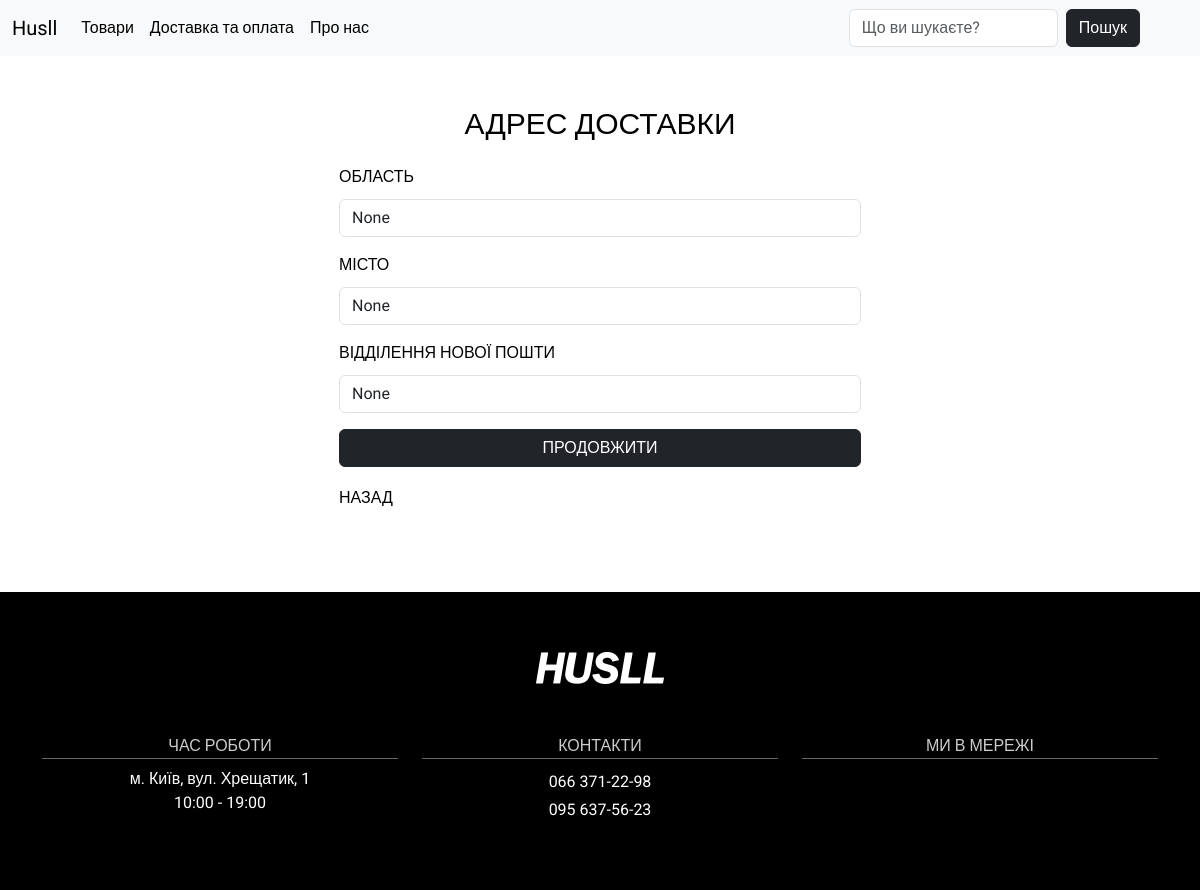
The page /user_adress/ (signed in) on the database its author committed.
### main/models.py (models this page shows, shortened)
class CustomUser(AbstractBaseUser, PermissionsMixin):
    email = models.EmailField(unique=True)
    first_name = models.CharField(max_length=30)
    last_name = models.CharField(max_length=30)
    phone = PhoneNumberField(unique=True)
    is_active = models.BooleanField(default=True)
    is_staff = models.BooleanField(default=False)
    region = models.CharField(max_length=100, null=True)
    city = models.CharField(max_length=100, null=True)
    new_post = models.CharField(max_length=100, null=True)
    objects = CustomUserManager()
    USERNAME_FIELD = 'email'
    REQUIRED_FIELDS = ['first_name', 'last_name', 'phone']
    groups = models.ManyToManyField(
        'auth.Group',
        related_name='custom_users',
        blank=True,
        verbose_name='groups',
        help_text='The groups this user belongs to. A user will get all permissions granted to each of their groups.',
    )
    user_permissions = models.ManyToManyField(
        'auth.Permission',
        related_name='custom_users_permissions',
        blank=True,
        verbose_name='user permissions',
        help_text='Specific permissions for this user.',
    )
    class Meta:
        verbose_name = 'Користувачі'
        verbose_name_plural = 'Користувачі'

### main/views.py (the view)
# urls.py: path('user_adress/', views.update_address, name='adress'),
def update_address(request):
    if request.method == 'POST':
        form = UpdateAddresForm(request.POST, instance=request.user)
        if form.is_valid():
            form.save()
            messages.success(request, 'Адресу успішно оновлено.')
            return redirect('profile')
        else:
            messages.error(request, 'Будь ласка, виправте помилки в формі.')
    else:
        form = UpdateAddresForm(instance=request.user)
    return render(request, 'main/adress.html', {'form': form})

### main/forms.py
class UpdateAddresForm(forms.ModelForm):
    class Meta:
        model = CustomUser
        fields = ['region', 'city', 'new_post']

### main/templates/main/adress.html (shortened to what this page needs)
{% extends 'main/base.html' %}
{% load static %}
{% block content %}
    <section class="user-profile">
        <div class="container">
            <div class="row justify-content-center">
                <div class="col-md-6">
                    <h4 class="user-title">АДРЕС ДОСТАВКИ</h4>
                    <div class="container">
                        <div class="user-data">
                            <form method="POST">
                                <div class="mb-3">
                                    <label for="region">ОБЛАСТЬ</label>
                                    <input type="text" class="form-control" id="regionInput" name="region" value="{{ user.region }}" required>
                                </div>
                                <div class="mb-3">
                                    <label for="city">МІСТО</label>
                                    <input type="text" class="form-control" id="cityInput" name="city" value="{{ user.city }}" required>
                                </div>
                                <div class="mb-3">
                                    <label for="new_post">ВІДДІЛЕННЯ НОВОЇ ПОШТИ</label>
                                    <input type="text" class="form-control" id="new_postInput" name="new_post" value="{{ user.new_post }}" required>
                                </div>
                                <div class="d-grid ms-auto">
                                    <button type="submit" id="searchButton" class="btn btn-dark mb-3">ПРОДОВЖИТИ</button>
                                </div>
                                <div class="col-md-6">
                                    <a href="{% url 'profile' %}">
                                        НАЗАД
                                    </a>
                                </div>
                            </form>
                        </div>
                    </div>
                </div>
            </div>
        </div>
    </section>
{% endblock %}

### main/static/main/css/main.css (style rules this page uses)
html { font-size: 16px; }
body { font-family: 'Roboto', sans-serif; font-size: 16px; font-weight: 400px; color: #000; background-color: #fff; min-width: 320px; }
section { padding: 50px 0; }
a { color: #000000; text-decoration: none; }
.user-profile h4 { font-size: 30px; text-align: center; }
.user-title { padding-bottom: 15px; }
.user-data label { margin-bottom: 10px; }
.user-data input { margin-bottom: 10px; }
.user-data button { margin-bottom: 10px; }

### rows shown on the page
CustomUser: region "None", city "None", new_post "None"
